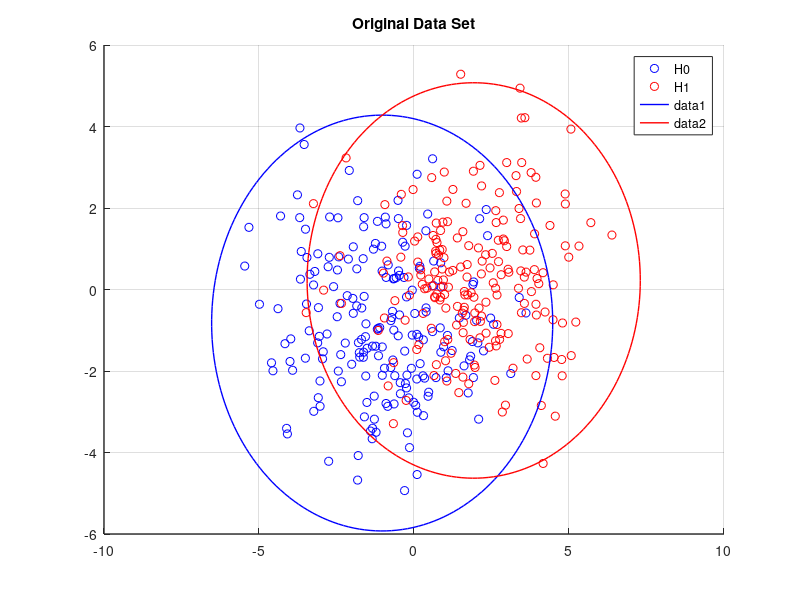
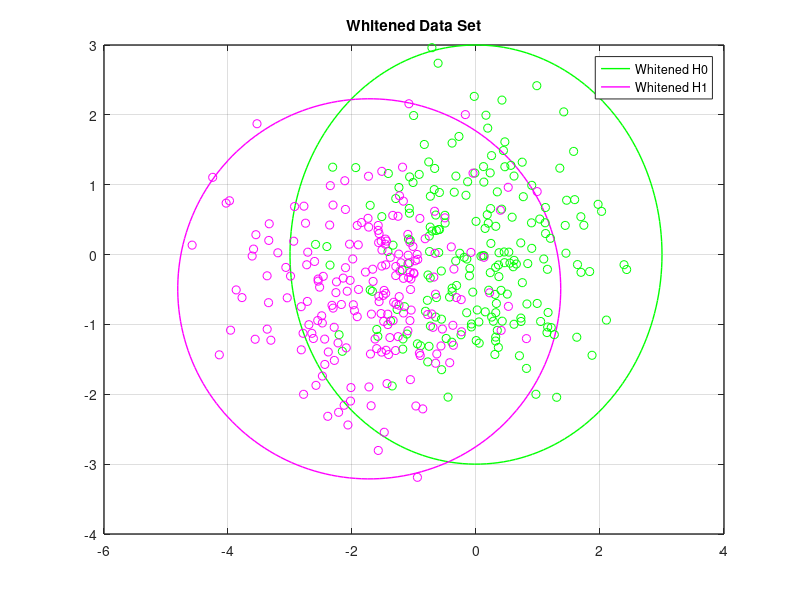
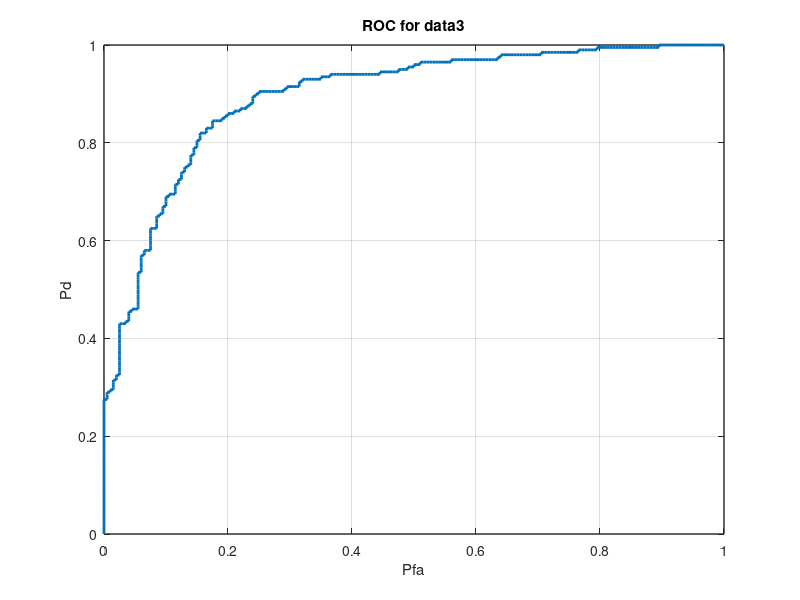
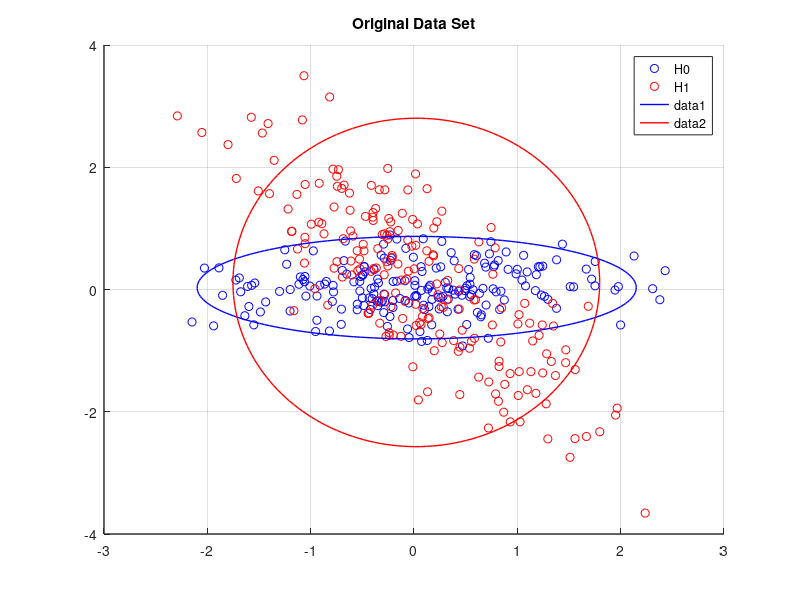

Recreate these plots in MATLAB, in order.
% aliaksei petsiuk 2019
% Matlab 2016

%% Data set No. 3

clear all; clc;

% load two dimensional arrays of random data 
% for hypotheses H0 and H1

load('data3.mat');

figure
scatter(X0(1,:),X0(2,:),'b');
hold on;grid on;
scatter(X1(1,:),X1(2,:),'r');
legend('H0','H1');
hold on;

% assume that the given data are gaussian
% with unknown parameters.
% Use fitdist to estimate mean and std. dev.

pd_H0x_norm = fitdist(X0(1,:)','normal'); 
pd_H0y_norm = fitdist(X0(2,:)','normal');

pd_H1x_norm = fitdist(X1(1,:)','normal'); 
pd_H1y_norm = fitdist(X1(2,:)','normal');

% create circles for better illustration
th = linspace(0,2*pi,200);

% sf0 - tri-sigma
sf0 = 3;

% plot 3-sigma circles
xunit = sf0*pd_H0x_norm.sigma * cos(th) + mean(X0(1,:));
yunit = sf0*pd_H0y_norm.sigma * sin(th) + mean(X0(2,:));
plot(xunit, yunit,'b','LineWidth',1);hold on;

sf1 = 3;
xunit1 = sf1*pd_H1x_norm.sigma * cos(th) + mean(X1(1,:));
yunit1 = sf1*pd_H1y_norm.sigma * sin(th) + mean(X1(2,:));
plot(xunit1, yunit1,'r','LineWidth',1);hold off;
set(gca,'linewidth',1,'fontsize', 10);
title('Original Data Set');

% initial amount of data samples
fprintf('Initial X0 size: %g\n', size(X0,2));
fprintf('Initial X1 size: %g\n', size(X1,2));



%% Whiten the data 

mean_X1 = mean(X1,2);
mean_X0 = mean(X0,2);

covariance_X1 = cov(X1');
covariance_X0 = cov(X0');

Augmented_array = [X0, X1];

[U_X0, Lambda_X0] = eig(covariance_X0);

Z = (Lambda_X0)^(-1/2)*U_X0'*(Augmented_array - mean_X0);
% joint covariance
C = (Lambda_X0)^(-1/2)*U_X0'*covariance_X1*U_X0*(Lambda_X0)^(-1/2);

[U_X1, Lambda_X1] = eig(C);
Y = U_X1'*Z;
C1 = U_X1'*C*U_X1;

white_mean_1 = U_X1'*(Lambda_X0)^(-1/2)*U_X0'*(mean_X1-mean_X0);

dimension_size = size(X0,2);

pd_wH0x_norm = fitdist(Y(1,1:dimension_size)','normal'); 
pd_wH0y_norm = fitdist(Y(2,1:dimension_size)','normal');

pd_wH1x_norm = fitdist(Y(1,dimension_size+1:end)','normal'); 
pd_wH1y_norm = fitdist(Y(2,dimension_size+1:end)','normal');

% create circles for better illustration
th = linspace(0,2*pi,200);

figure
wxunit = 3*pd_wH0x_norm.sigma * cos(th) + pd_wH0x_norm.mu;
wyunit = 3*pd_wH0y_norm.sigma * sin(th) + pd_wH0y_norm.mu;
plot(wxunit, wyunit,'g','LineWidth',1);hold on;


wxunit1 = 3*pd_wH1x_norm.sigma * cos(th) + pd_wH1x_norm.mu;
wyunit1 = 3*pd_wH1y_norm.sigma * sin(th) + pd_wH1y_norm.mu;
plot(wxunit1, wyunit1,'m','LineWidth',1);hold off;
hold on;

scatter(Y(1,1:dimension_size),Y(2,1:dimension_size),'g')
scatter(Y(1,dimension_size+1:end),Y(2,dimension_size+1:end),'m')
muX0b = mean(Y(:,1:dimension_size),2);
muX1b = mean(Y(:,dimension_size+1:end),2);

legend('Whitened H0','Whitened H1');
grid on;
set(gca,'linewidth',1,'fontsize', 10);
title('Whitened Data Set');


%% Find the Receiver Operational Characteristic

Pd  = [];
Pfa = [];

for i=1:length(Y)
    % estimation threshold for gaussian with equal mean
    zeta_mu(i)= 2*white_mean_1(1)/C1(1,1)*Y(1,i)+2*white_mean_1(2)/C1(2,2)*Y(2,i);
    
    % estimation threshold for gaussian with equal variance
    zeta_sigma(i)=(C1(1,1)-1)/C1(1,1)*Y(1,i)^2+(C1(2,2)-1)/C1(2,2)*Y(2,i)^2;
    
    % estimation threshold for general case
    zeta(i)=zeta_mu(i)+zeta_sigma(i);
end

Augmented_array = sortrows([zeta;zeros(1,dimension_size),ones(1,dimension_size)]');

for i = 1:length(Augmented_array)
    Pd(i) = sum(Augmented_array(i:end,2))/dimension_size;
    Pfa(i) = (length(Augmented_array)-i+1-sum(Augmented_array(i:end,2)))/dimension_size;
end
Pd = flip([Pd,0]);
Pfa = flip([Pfa,0]);

figure
plot(Pfa',Pd','LineWidth',2);
xlabel('Pfa');ylabel('Pd');
grid on;
set(gca,'linewidth',1,'fontsize', 10);
title('ROC for data3');

fprintf('Pfa size: %g\n', size(Pfa,2));
fprintf('Pd size: %g\n', size(Pd,2));


%% Data set No. 4
%% Load and plot data
clear all; clc;

% load two dimensional arrays of random data 
% for hypotheses H0 and H1

load('data4.mat');
% set displaying properties for future figures


figure
scatter(X0(1,:),X0(2,:),'b');
hold on;grid on;
scatter(X1(1,:),X1(2,:),'r');
legend('H0','H1');
hold on;

% assume that the given data are gaussian
% with unknown parameters.
% Use fitdist to estimate mean and std. dev.

pd_H0x_norm = fitdist(X0(1,:)','normal'); 
pd_H0y_norm = fitdist(X0(2,:)','normal');

pd_H1x_norm = fitdist(X1(1,:)','normal'); 
pd_H1y_norm = fitdist(X1(2,:)','normal');

% create circles for better illustration
th = linspace(0,2*pi,200);

% sf0 - radius of the circle to remove outliers for H0
sf0 = 2.28;

xunit = sf0*pd_H0x_norm.sigma * cos(th) + mean(X0(1,:));
yunit = sf0*pd_H0y_norm.sigma * sin(th) + mean(X0(2,:));
plot(xunit, yunit,'b','LineWidth',1);hold on;

% sf1 - radius of the circle to remove outliers for H1
sf1 = 2.1;
xunit1 = sf1*pd_H1x_norm.sigma * cos(th) + mean(X1(1,:));
yunit1 = sf1*pd_H1y_norm.sigma * sin(th) + mean(X1(2,:));
plot(xunit1, yunit1,'r','LineWidth',1);hold off;
set(gca,'linewidth',1,'fontsize', 10);
title('Original Data Set');

% initial amount of data samples
fprintf('Initial X0 size: %g\n', size(X0,2));
fprintf('Initial X1 size: %g\n', size(X1,2));

% assign NaN for outlying element
for i=1:size(X0,2)
    if sqrt(X0(1,i).^2+X0(2,i).^2) >= sqrt(xunit(i).^2+yunit(i).^2)
        X0(1,i) = NaN;
        X0(2,i) = NaN;
    end
end

for i=1:size(X1,2)
    if sqrt(X1(1,i).^2+X1(2,i).^2) >= sqrt(xunit1(i).^2+yunit1(i).^2)
        X1(1,i) = NaN;
        X1(2,i) = NaN;
    end
end

% remove all NaN cells
out = X0(all(~isnan(X0),2),:); % for nan - rows
out = X0(:,all(~isnan(X0),1));   % for nan - columns

X0 = out;

out = X1(all(~isnan(X1),2),:); % for nan - rows
out = X1(:,all(~isnan(X1),1));   % for nan - columns

X1 = out(:,1:170);

fprintf('Final X0 size: %g\n', size(X0,2));
fprintf('Final X1 size: %g\n', size(X1,2));

%% Whiten the data
mean_X1 = mean(X1,2);
mean_X0 = mean(X0,2);

covariance_X1 = cov(X1');
covariance_X0 = cov(X0');

Augmented_array = [X0, X1];

[U_X0, Lambda_X0] = eig(covariance_X0);

Z = (Lambda_X0)^(-1/2)*U_X0'*(Augmented_array - mean_X0);
% joint covariance
C = (Lambda_X0)^(-1/2)*U_X0'*covariance_X1*U_X0*(Lambda_X0)^(-1/2);

[U_X1, Lambda_X1] = eig(C);
Y = U_X1'*Z;
C1 = U_X1'*C*U_X1;

white_mean_1 = U_X1'*(Lambda_X0)^(-1/2)*U_X0'*(mean_X1-mean_X0);

dimension_size = size(X0,2);

pd_wH0x_norm = fitdist(Y(1,1:dimension_size)','normal'); 
pd_wH0y_norm = fitdist(Y(2,1:dimension_size)','normal');

pd_wH1x_norm = fitdist(Y(1,dimension_size+1:end)','normal'); 
pd_wH1y_norm = fitdist(Y(2,dimension_size+1:end)','normal');

% create circles for better illustration
th = linspace(0,2*pi,200);

figure
wxunit = 3*pd_wH0x_norm.sigma * cos(th) + pd_wH0x_norm.mu;
wyunit = 3*pd_wH0y_norm.sigma * sin(th) + pd_wH0y_norm.mu;
plot(wxunit, wyunit,'g','LineWidth',1);hold on;


wxunit1 = 3*pd_wH1x_norm.sigma * cos(th) + pd_wH1x_norm.mu;
wyunit1 = 3*pd_wH1y_norm.sigma * sin(th) + pd_wH1y_norm.mu;
plot(wxunit1, wyunit1,'m','LineWidth',1);hold off;
hold on;

scatter(Y(1,1:dimension_size),Y(2,1:dimension_size),'g')
scatter(Y(1,dimension_size+1:end),Y(2,dimension_size+1:end),'m')
muX0b = mean(Y(:,1:dimension_size),2);
muX1b = mean(Y(:,dimension_size+1:end),2);

legend('Whitened H0','Whitened H1');
grid on;
set(gca,'linewidth',1,'fontsize', 10);
title('Whitened Data Set');


%% Calculate the Receiver Operational Characteristic
Pd  = [];
Pfa = [];

for i=1:length(Y)
    % estimation threshold for gaussian with equal mean
    zeta_mu(i)= 2*white_mean_1(1)/C1(1,1)*Y(1,i)+2*white_mean_1(2)/C1(2,2)*Y(2,i);
    
    % estimation threshold for gaussian with equal variance
    zeta_sigma(i)=(C1(1,1)-1)/C1(1,1)*Y(1,i)^2+(C1(2,2)-1)/C1(2,2)*Y(2,i)^2;
    
    % estimation threshold for general case
    zeta(i)=zeta_mu(i)+zeta_sigma(i);
end

Augmented_array = sortrows([zeta;zeros(1,dimension_size),ones(1,dimension_size)]');

for i = 1:length(Augmented_array)
    Pd(i) = sum(Augmented_array(i:end,2))/dimension_size;
    Pfa(i) = (length(Augmented_array)-i+1-sum(Augmented_array(i:end,2)))/dimension_size;
end
Pd = flip([Pd,0]);
Pfa = flip([Pfa,0]);

figure
plot(Pfa',Pd','LineWidth',2);
xlabel('Pfa');ylabel('Pd');
grid on;
set(gca,'linewidth',1,'fontsize', 10);
title('ROC for data4');

fprintf('Pfa size: %g\n', size(Pfa,2));
fprintf('Pd size: %g\n', size(Pd,2));

% --- end ---